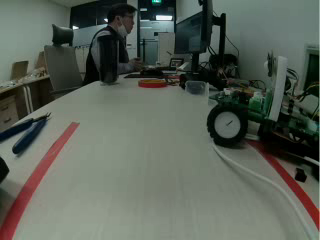
#> input picture frame 26 of data/car_video.avi, 320 x 240 px
$ python jd_2_get_train_data.py
#> lines starting #> are read from the running program, lines starting #| are printed output that depends on the picture; after the words box and inside, x2 and y2 are one past the last pixel; in counts of white or black regions, pixels touching at a corner belong together
### jd_opencv_lane_detect.py
import cv2
import numpy as np
import logging
import math
import datetime
import sys

show_image = False
class JdOpencvLaneDetect(object):
    def __init__(self):
        self.curr_steering_angle = 90

    def get_lane(self, frame):
        show_image("orignal", frame)
        lane_lines, frame = detect_lane(frame)
        return lane_lines, frame

    def get_steering_angle(self, img_lane, lane_lines):
        if len(lane_lines) == 0:
            return 0, None
        new_steering_angle = compute_steering_angle(img_lane, lane_lines)
        #self.curr_steering_angle = stabilize_steering_angle(self.curr_steering_angle, new_steering_angle, len(lane_lines))
        self.curr_steering_angle = new_steering_angle

        curr_heading_image = display_heading_line(img_lane, self.curr_steering_angle)
        show_image("heading", curr_heading_image)

        return self.curr_steering_angle, curr_heading_image

############################
# Frame processing steps
############################
def detect_lane(frame):
    logging.debug('detecting lane lines...')
    edges = detect_edges(frame)
    show_image('edges', edges)

    cropped_edges = region_of_interest(edges)
    show_image('edges cropped', cropped_edges, True)

    line_segments = detect_line_segments(cropped_edges)
    line_segment_image = display_lines(frame, line_segments)
    show_image("line segments", line_segment_image)

    lane_lines = average_slope_intercept(frame, line_segments)
    lane_lines_image = display_lines(frame, lane_lines)
    show_image("lane lines images", lane_lines_image)

    return lane_lines, lane_lines_image

'''
To improve red line detection
1. change hue value: lower_red1[0], upper_red1[0], lower_red2[0], upper_red2[0]
recommand values are 170 ~ 180 and 0 ~ 30. we use 2 masks.
2. change saturation value: lower_red1[1], lower_red2[1]
recommand values: 70 ~ 100
3. change value value: lower_red1[1], lower_red2[1]
recommand values: 30 ~ 100
'''
def detect_edges(frame):
    # filter for red lane lines
    hsv = cv2.cvtColor(frame, cv2.COLOR_BGR2HSV)
    show_image("hsv", hsv)
    # red
    '''
    lower_red1 = np.array([0, 50, 50])
    upper_red1 = np.array([40, 255, 255])
    mask1 = cv2.inRange(hsv, lower_red1, upper_red1)
    lower_red2 = np.array([160, 50, 50])
    upper_red2 = np.array([180, 255, 255])
    mask2 = cv2.inRange(hsv, lower_red2, upper_red2)
    mask = mask1+mask2
    '''

    #black
    black_lower = np.array([0, 0, 0])
    black_upper = np.array([180, 255, 70])
    mask = cv2.inRange(hsv, black_lower, black_upper)

    show_image("blue mask", mask, True)

    # detect edges
    edges = cv2.Canny(mask, 200, 400)
    show_image("blue edge", edges)

    return edges

def region_of_interest(canny):
    height, width = canny.shape
    mask = np.zeros_like(canny)

    # only focus bottom half of the screen

    polygon = np.array([[
        (0, height*(1/3)),
        (width, height*(1/3)),
        (width, height),
        (0, height),
    ]], np.int32)
    cv2.fillPoly(mask, polygon, 255)
    show_image("mask", mask)
    masked_image = cv2.bitwise_and(canny, mask)
    return masked_image

def detect_line_segments(cropped_edges):
    # tuning min_threshold, minLineLength, maxLineGap is a trial and error process by hand
    rho = 1  # precision in pixel, i.e. 1 pixel
    angle = np.pi / 180  # degree in radian, i.e. 1 degree
    min_threshold = 10  # minimal of votes
    line_segments = cv2.HoughLinesP(cropped_edges, rho, angle, min_threshold, np.array([]), minLineLength=15, maxLineGap=4)

    if line_segments is not None:
        for line_segment in line_segments:
            logging.debug('detected line_segment:')
            logging.debug("%s of length %s" % (line_segment, length_of_line_segment(line_segment[0])))

    return line_segments


def average_slope_intercept(frame, line_segments):
    """
    This function combines line segments into one or two lane lines
    If all line slopes are < 0: then we only have detected left lane
    If all line slopes are > 0: then we only have detected right lane
    """
    lane_lines = []
    if line_segments is None:
        logging.info('No line_segment segments detected')
        return lane_lines

    height, width, _ = frame.shape
    left_fit = []
    right_fit = []

    boundary = 1/3
    left_region_boundary = width * (1 - boundary)  # left lane line segment should be on left 2/3 of the screen
    right_region_boundary = width * boundary # right lane line segment should be on left 2/3 of the screen

    for line_segment in line_segments:
        for x1, y1, x2, y2 in line_segment:
            if x1 == x2:
                logging.info('skipping vertical line segment (slope=inf): %s' % line_segment)
                continue
            fit = np.polyfit((x1, x2), (y1, y2), 1)
            slope = fit[0]
            intercept = fit[1]
            if slope < 0:
                if x1 < left_region_boundary and x2 < left_region_boundary:
                    #left_fit.append((slope, intercept))
                    if slope < -0.3:
                        #print("left points:", x1, x2, y1, y2)
                        #print("left slope", slope, "intercepts:", intercept)
                        left_fit.append((slope, intercept))
            else:
                if x1 > right_region_boundary and x2 > right_region_boundary:
                    #right_fit.append((slope, intercept))
                    if slope > 0.3:
                        #print("right points:", x1, x2, y1, y2)
                        #print("right slope", slope, "intercepts:", intercept)
                        right_fit.append((slope, intercept))

    left_fit_average = np.average(left_fit, axis=0)
    if len(left_fit) > 0:
        lane_lines.append(make_points(frame, left_fit_average))

    right_fit_average = np.average(right_fit, axis=0)
    if len(right_fit) > 0:
        lane_lines.append(make_points(frame, right_fit_average))

    logging.debug('lane lines: %s' % lane_lines)  # [[[316, 720, 484, 432]], [[1009, 720, 718, 432]]]

    return lane_lines


def compute_steering_angle(frame, lane_lines):
    """ Find the steering angle based on lane line coordinate
        We assume that camera is calibrated to point to dead center
    """
    if len(lane_lines) == 0:
        logging.info('No lane lines detected, do nothing')
        return -90

    height, width, _ = frame.shape
    if len(lane_lines) == 1:
        logging.debug('Only detected one lane line, just follow it. %s' % lane_lines[0])
        x1, _, x2, _ = lane_lines[0][0]
        x_offset = x2 - x1
    else:
        _, _, left_x2, _ = lane_lines[0][0]
        _, _, right_x2, _ = lane_lines[1][0]
        camera_mid_offset_percent = 0.02 # 0.0 means car pointing to center, -0.03: car is centered to left, +0.03 means car pointing to right
        mid = int(width / 2 * (1 + camera_mid_offset_percent))
        x_offset = (left_x2 + right_x2) / 2 - mid

    # find the steering angle, which is angle between navigation direction to end of center line
    y_offset = int(height / 3)

    angle_to_mid_radian = math.atan(x_offset / y_offset)  # angle (in radian) to center vertical line
    angle_to_mid_deg = int(angle_to_mid_radian * 180.0 / math.pi)  # angle (in degrees) to center vertical line
    steering_angle = angle_to_mid_deg + 90  # this is the steering angle needed by picar front wheel

    logging.debug('new steering angle: %s' % steering_angle)
    return steering_angle


# [21 lines left out: function stabilize_steering_angle, not called in this run]


"""
  Utility Functions
"""
def display_lines(frame, lines, line_color=(0, 255, 0), line_width=10):
    line_image = np.zeros_like(frame)
    if lines is not None:
        for line in lines:
            for x1, y1, x2, y2 in line:
                cv2.line(line_image, (x1, y1), (x2, y2), line_color, line_width)
    line_image = cv2.addWeighted(frame, 0.8, line_image, 1, 1)
    return line_image


def display_heading_line(frame, steering_angle, line_color=(0, 0, 255), line_width=5, ):
    heading_image = np.zeros_like(frame)
    height, width, _ = frame.shape

    # figure out the heading line from steering angle
    # heading line (x1,y1) is always center bottom of the screen
    # (x2, y2) requires a bit of trigonometry

    # Note: the steering angle of:
    # 0-89 degree: turn left
    # 90 degree: going straight
    # 91-180 degree: turn right
    steering_angle_radian = steering_angle / 180.0 * math.pi
    x1 = int(width / 2)
    y1 = height
    x2 = int(x1 - height / 2 / math.tan(steering_angle_radian))
    y2 = int(height / 3)

    cv2.line(heading_image, (x1, y1), (x2, y2), line_color, line_width)
    heading_image = cv2.addWeighted(frame, 0.8, heading_image, 1, 1)

    return heading_image


def length_of_line_segment(line):
    x1, y1, x2, y2 = line
    return math.sqrt((x2 - x1) ** 2 + (y2 - y1) ** 2)


def show_image(title, frame, show=show_image):
    if show:
        cv2.imshow(title, frame)


def make_points(frame, line):
    height, width, _ = frame.shape
    slope, intercept = line
    y1 = height  # bottom of the frame
    y2 = int(y1 * 1 / 3)  # make points from middle of the frame down

    # bound the coordinates within the frame
    x1 = max(-width, min(2 * width, int((y1 - intercept) / slope)))
    x2 = max(-width, min(2 * width, int((y2 - intercept) / slope)))
    return [[x1, y1, x2, y2]]

### jd_2_get_train_data.py
'''
1. Importing necessary modules
'''
import cv2
from jd_opencv_lane_detect import JdOpencvLaneDetect
import os

'''
2. Creating object from classes
  1) OpenCV lane detecting object from JdOpencvLaneDetect class
  2) Video capture object. It get image from AVI video file in data folder.
'''
cv_detector = JdOpencvLaneDetect()
# Setting video file player object
video_file = "data/car_video.avi"
# OpenCV lane detect object
cap = cv2.VideoCapture(video_file)

'''
3. Remove prior data images.
Labeling data images are saved here.
'''
index = 0
# remove prior labeling data in ./data folder
try:
    os.system("rm ./data/*.png")
except OSError:
    print("No *.png files")

'''
4. Getting labeling images from "car_video.avi" video file.
  "car_video.avi" file: OpenCV based lane detecting self driving video. You get this video
   from jd_1_record_video.py
  We get a image from AVI video file. And we find lane and get steering angle.
  Finally we save a image in data folder. Streering angle is embedding in video file name.
  These label data are used for deep learning training.
'''
while True:
    # get image from video file player
    ret, img_org = cap.read()
#> img_org is the input picture: shape (240, 320, 3); mean B, G, R 87.6, 97.3, 90.2
    if ret:
        # Find lane
        lanes, img_lane = cv_detector.get_lane(img_org)
#> in detect_edges, `hsv = cv2.cvtColor(frame, cv2.COLOR_BGR2HSV)`: hsv: shape (240, 320, 3); mean H, S, V 57, 61.4, 99.9
#> in detect_edges, `mask = cv2.inRange(hsv, black_lower, black_upper)`:
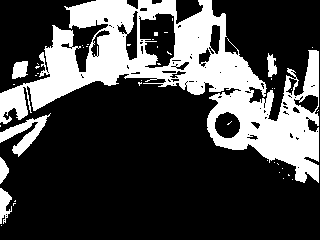
#> mask: shape (240, 320); 27.4% white; 44 white regions (38 under 20 px), largest, box (x1, y1, x2, y2) and area: (0, 0, 319, 183) 19383, (0, 113, 51, 157) 745, (0, 188, 12, 224) 270, (12, 61, 28, 79) 222, (267, 53, 277, 77) 157, (0, 157, 9, 184) 151
#> in detect_edges, `edges = cv2.Canny(mask, 200, 400)`: edges: shape (240, 320); 4.8% white in thin lines or dots
#> in region_of_interest, `cv2.fillPoly(mask, polygon, 255)`:
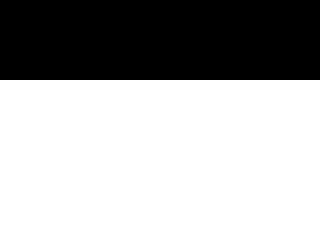
#> mask: shape (240, 320); 66.7% white; 1 black region, box (x1, y1, x2, y2) and area: (0, 0, 320, 80) 25600
#> in region_of_interest, `masked_image = cv2.bitwise_and(canny, mask)`:
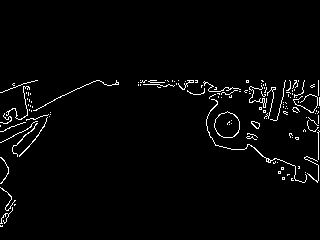
#> masked_image: shape (240, 320); 2.5% white in thin lines or dots, all inside (x1, y1, x2, y2) = (0, 80, 320, 227)
#> in detect_line_segments, `line_segments = cv2.HoughLinesP(cropped_edges, rho, angle, min_thresho..`: line_segments = 26 rows, first 6: [138, 84, 159, 84], [318, 159, 318, 107], [204, 88, 233, 91], [249, 87, 275, 88], [224, 88, 240, 89], [277, 119, 285, 80]
#> the loop in detect_line_segments, `for line_segment in line_segments:` made 26 passes
#> (x1 in length_of_line_segment, y1 in length_of_line_segment, x2 in length_of_line_segment, y2 in length_of_line_segment) on passes 1 to 12: (138, 84, 159, 84), (318, 159, 318, 107), (204, 88, 233, 91), (249, 87, 275, 88), (224, 88, 240, 89), (277, 119, 285, 80), (172, 80, 191, 93), (54, 99, 97, 80), (207, 129, 215, 145), (27, 148, 44, 125), (263, 105, 266, 87), (204, 90, 224, 92)
#> the loop in display_lines, `for line in lines:` made 26 passes
#> in display_lines, `line_image = cv2.addWeighted(frame, 0.8, line_image, 1, 1)`:
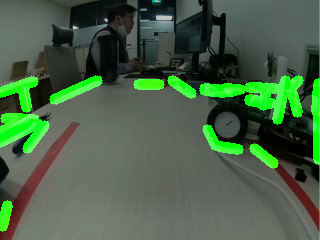
#> line_image: shape (240, 320, 3); mean B, G, R 71.1, 98.1, 73.1
#> the loop in average_slope_intercept, `for line_segment in line_segments:` made 26 passes
#> after the loop in average_slope_intercept, `for line_segment in line_segments:`: left_fit = [(-0.442, 122.9), (-1.35, 184.5), (-0.514, 142), (-4.2, 234.4), (-0.36, 131), (-0.333, 92)]; right_fit = [(0.684, -37.68), (2, -285), (3.8, -1016.6), (0.789, -52.53)]
#> in average_slope_intercept, `left_fit_average = np.average(left_fit, axis=0)`: left_fit_average = [-1.2, 151.1]
#> in make_points, `slope, intercept = line`: slope = -1.2; intercept = 151.1
#> in make_points, `x1 = max(-width, min(2 * width, int((y1 - intercept) / slope)))`: x1 = -74
#> in make_points, `x2 = max(-width, min(2 * width, int((y2 - intercept) / slope)))`: x2 = 59
#> in average_slope_intercept, `right_fit_average = np.average(right_fit, axis=0)`: right_fit_average = [1.82, -348]
#> in detect_lane, `lane_lines = average_slope_intercept(frame, line_segments)`: lane_lines = [[[-74, 240, 59, 80]], [[323, 240, 235, 80]]]
#> call 2 of display_lines, with line_color = (0, 255, 0), line_width = 10
#> the loop in display_lines (call 2), `for line in lines:` made 2 passes
#> after the loop in display_lines (call 2), `for line in lines:`:
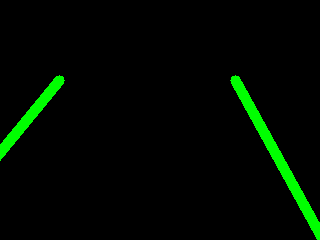
#> line_image: shape (240, 320, 3); mean B, G, R 0, 9.6, 0
#> in display_lines (call 2), `line_image = cv2.addWeighted(frame, 0.8, line_image, 1, 1)`:
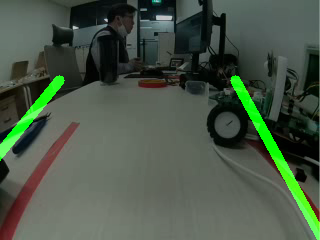
#> line_image: shape (240, 320, 3); mean B, G, R 71.1, 86.8, 73.1
#> lanes = [[[-74, 240, 59, 80]], [[323, 240, 235, 80]]]
        cv2.imshow("img", img_org)
        # Get steering agnle
        angle, img_angle = cv_detector.get_steering_angle(img_lane, lanes)
#> in compute_steering_angle, `_, _, left_x2, _ = lane_lines[0][0]`: left_x2 = 59
#> in compute_steering_angle, `_, _, right_x2, _ = lane_lines[1][0]`: right_x2 = 235
#> in compute_steering_angle, `x_offset = (left_x2 + right_x2) / 2 - mid`: x_offset = -16
#> in compute_steering_angle, `angle_to_mid_radian = math.atan(x_offset / y_offset)`: angle_to_mid_radian = -0.197
#> in compute_steering_angle, `angle_to_mid_deg = int(angle_to_mid_radian * 180.0 / math.pi)`: angle_to_mid_deg = -11
#> in compute_steering_angle, `steering_angle = angle_to_mid_deg + 90`: steering_angle = 79
#> in display_heading_line, `steering_angle_radian = steering_angle / 180.0 * math.pi`: steering_angle_radian = 1.38
#> in display_heading_line, `x2 = int(x1 - height / 2 / math.tan(steering_angle_radian))`: x2 = 136
#> in display_heading_line, `heading_image = cv2.addWeighted(frame, 0.8, heading_image, 1, 1)`:
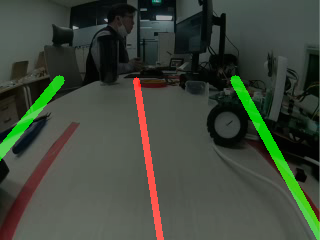
#> heading_image: shape (240, 320, 3); mean B, G, R 57.9, 70.5, 62.1
#> angle = 79
        if img_angle is None:
            print("can't find lane...")
        else:
            # Generate labeling data. Steering angle is embedding in video file name
            if angle > 140:
                angle = 140
            elif angle < 40:
                angle = 40

            cv2.imwrite("%s_%03d_%03d.png" % (video_file, index, angle), img_org)
            index += 1
        if cv2.waitKey(1) & 0xFF == ord('q'):
#> (key q is pressed here)
            break
    else:
        print("camera error")
        break

'''
5. Releasing occufied resources
'''
cap.release()
cv2.destroyAllWindows()

$ run again, starting later in the video
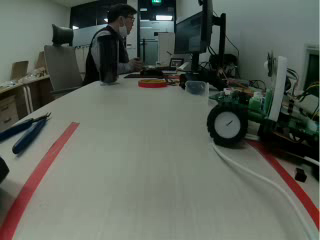
#> input picture frame 118 of data/car_video.avi, 320 x 240 px
#> img_org is the input picture: shape (240, 320, 3); mean B, G, R 88.1, 97.2, 91
#> hsv: shape (240, 320, 3); mean H, S, V 56.7, 59.5, 99.9
#> in detect_edges, `mask = cv2.inRange(hsv, black_lower, black_upper)`:
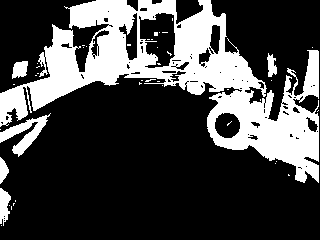
#> mask: shape (240, 320); 27.3% white; 44 white regions (38 under 20 px), largest, box (x1, y1, x2, y2) and area: (0, 0, 319, 183) 19293, (0, 113, 51, 157) 760, (0, 188, 11, 226) 276, (12, 61, 28, 79) 213, (267, 53, 277, 77) 156, (0, 157, 9, 184) 150
#> edges: shape (240, 320); 4.8% white in thin lines or dots
#> masked_image: shape (240, 320); 2.4% white in thin lines or dots, all inside (x1, y1, x2, y2) = (0, 80, 320, 227)
#> in detect_line_segments, `line_segments = cv2.HoughLinesP(cropped_edges, rho, angle, min_thresho..`: line_segments = 18 rows, first 6: [318, 100, 318, 80], [209, 91, 226, 89], [249, 102, 266, 100], [181, 88, 197, 94], [1, 142, 37, 123], [28, 147, 44, 126]
#> the loop in detect_line_segments, `for line_segment in line_segments:` made 18 passes
#> the loop in display_lines, `for line in lines:` made 18 passes
#> the loop in average_slope_intercept, `for line_segment in line_segments:` made 18 passes
#> after the loop in average_slope_intercept, `for line_segment in line_segments:`: left_fit = [(-0.528, 142.5), (-1.31, 183.7), (-0.444, 123), (-0.32, 130), (-0.353, 92)]; right_fit = [(0.375, 20.13)]
#> left_fit_average = [-0.592, 134.3]
#> slope = -0.592; intercept = 134.3
#> in make_points, `x1 = max(-width, min(2 * width, int((y1 - intercept) / slope)))`: x1 = -178
#> in make_points, `x2 = max(-width, min(2 * width, int((y2 - intercept) / slope)))`: x2 = 91
#> right_fit_average = [0.375, 20.13]
#> in detect_lane, `lane_lines = average_slope_intercept(frame, line_segments)`: lane_lines = [[[-178, 240, 91, 80]], [[586, 240, 159, 80]]]
#> the loop in display_lines (call 2), `for line in lines:` made 2 passes
#> left_x2 = 91
#> right_x2 = 159
#> x_offset = -38
#> angle_to_mid_radian = -0.443
#> angle_to_mid_deg = -25
#> steering_angle = 65
#> steering_angle_radian = 1.13
#> in display_heading_line, `x2 = int(x1 - height / 2 / math.tan(steering_angle_radian))`: x2 = 104
#> in display_heading_line, `heading_image = cv2.addWeighted(frame, 0.8, heading_image, 1, 1)`:
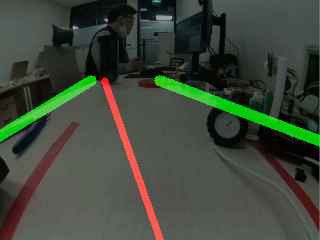
#> heading_image: shape (240, 320, 3); mean B, G, R 58.2, 70.9, 62.8
#> angle = 65

$ run again, starting later in the video
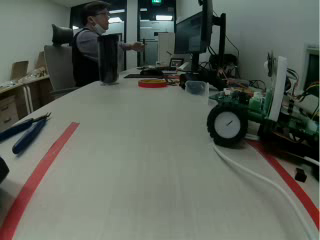
#> input picture frame 210 of data/car_video.avi, 320 x 240 px
#> img_org is the input picture: shape (240, 320, 3); mean B, G, R 88.6, 97.6, 91.7
#> hsv: shape (240, 320, 3); mean H, S, V 56.4, 58.5, 100.4
#> in detect_edges, `mask = cv2.inRange(hsv, black_lower, black_upper)`:
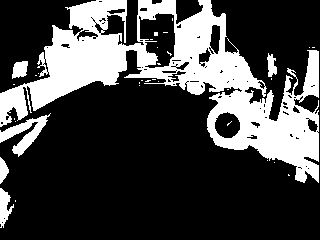
#> mask: shape (240, 320); 27.3% white; 33 white regions (27 under 20 px), largest, box (x1, y1, x2, y2) and area: (0, 0, 319, 183) 19246, (0, 113, 51, 157) 766, (0, 188, 14, 228) 308, (12, 61, 28, 79) 214, (267, 53, 277, 77) 156, (0, 157, 9, 184) 150
#> edges: shape (240, 320); 4.7% white in thin lines or dots
#> masked_image: shape (240, 320); 2.4% white in thin lines or dots, all inside (x1, y1, x2, y2) = (0, 80, 320, 229)
#> in detect_line_segments, `line_segments = cv2.HoughLinesP(cropped_edges, rho, angle, min_thresho..`: line_segments = 23 rows, first 6: [318, 180, 318, 165], [195, 80, 210, 84], [279, 112, 285, 80], [140, 84, 158, 84], [1, 131, 32, 118], [234, 90, 253, 91]
#> the loop in detect_line_segments, `for line_segment in line_segments:` made 23 passes
#> the loop in display_lines, `for line in lines:` made 23 passes
#> the loop in average_slope_intercept, `for line_segment in line_segments:` made 23 passes
#> after the loop in average_slope_intercept, `for line_segment in line_segments:`: left_fit = [(-0.419, 131.4), (-0.556, 129.4), (-0.909, 157.9), (-1.33, 184.3), (-0.528, 142.5), (-2, 232)]; right_fit = [(0.308, 73.92), (3.29, -765.7)]
#> left_fit_average = [-0.958, 162.9]
#> slope = -0.958; intercept = 162.9
#> in make_points, `x1 = max(-width, min(2 * width, int((y1 - intercept) / slope)))`: x1 = -80
#> in make_points, `x2 = max(-width, min(2 * width, int((y2 - intercept) / slope)))`: x2 = 86
#> right_fit_average = [1.8, -345.9]
#> in detect_lane, `lane_lines = average_slope_intercept(frame, line_segments)`: lane_lines = [[[-80, 240, 86, 80]], [[326, 240, 237, 80]]]
#> the loop in display_lines (call 2), `for line in lines:` made 2 passes
#> left_x2 = 86
#> right_x2 = 237
#> x_offset = -1.5
#> angle_to_mid_radian = -0.0187
#> angle_to_mid_deg = -1
#> steering_angle = 89
#> steering_angle_radian = 1.55
#> in display_heading_line, `x2 = int(x1 - height / 2 / math.tan(steering_angle_radian))`: x2 = 157
#> in display_heading_line, `heading_image = cv2.addWeighted(frame, 0.8, heading_image, 1, 1)`:
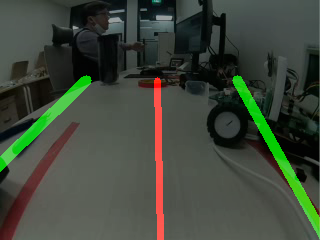
#> heading_image: shape (240, 320, 3); mean B, G, R 58.5, 71.3, 63.1
#> angle = 89
